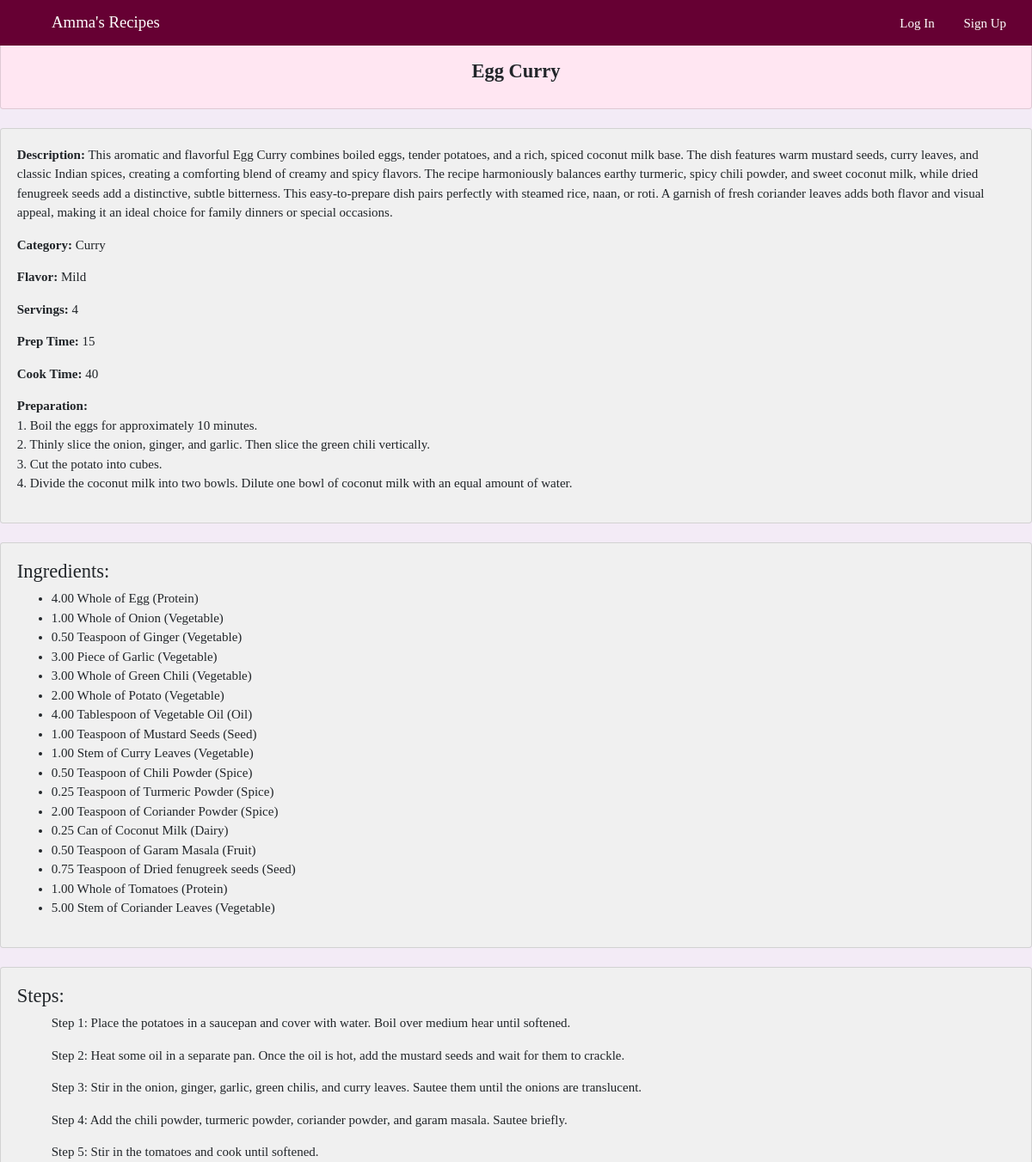
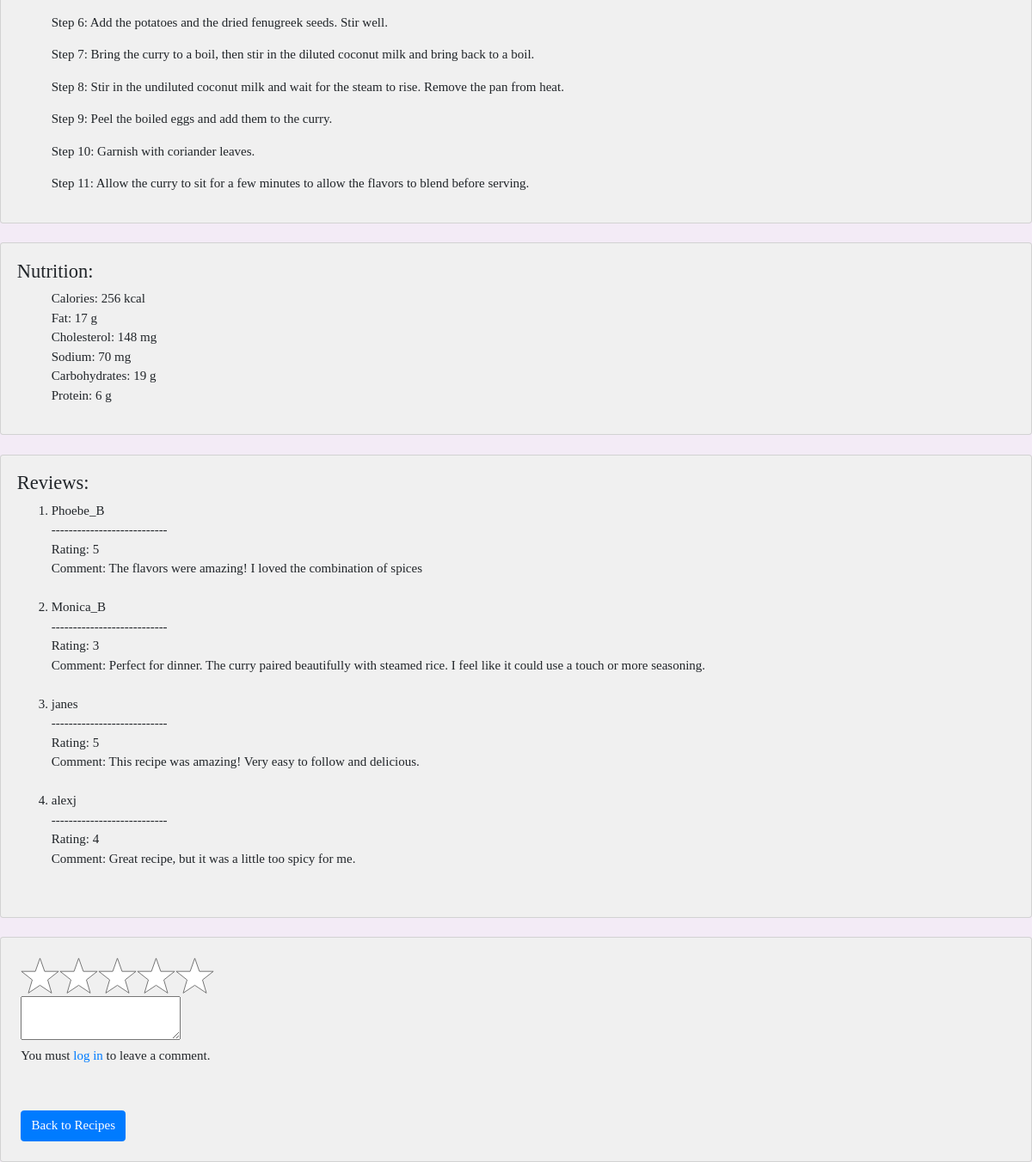
Page /site/view.php?recipe_ID=1 on the committed database (2 pictures, top to bottom).
### tables this page shows
CREATE TABLE Recipe (
    recipe_ID INT auto_increment,
    name VARCHAR(255) NOT NULL,
    description text NOT NULL,
    category ENUM('Breakfast', 'Lunch/Dinner', 'Snack', 'Dessert', 'Drink', 'Appetizer', 'Curry'),
    flavor ENUM('Sweet', 'Sour', 'Salty', 'Bitter', 'Umami', 'Mild', 'Spicy'),
    servings INT NOT NULL,
    prep_time INT,
    cook_time INT NOT NULL,
    preparation text,
    PRIMARY KEY(recipe_ID)
);

CREATE TABLE Recipe_Ingredient (
recipe_ID INT NOT NULL, 
ingredient_ID INT NOT NULL,
quantity DECIMAL(4, 2) NOT NULL, 
unit ENUM('Teaspoon', 'Tablespoon', 'Cup', 'Milliliter', 'Liter', 'Gram', 'Kilogram', 'Ounce', 'Pound', 'Piece', 'Whole', 'Slice', 'Pinch', 'Stem', 'Can') NOT NULL, 
PRIMARY KEY (recipe_ID, ingredient_ID), 
FOREIGN KEY (recipe_ID) REFERENCES Recipe(recipe_ID) ON DELETE CASCADE,
FOREIGN KEY (ingredient_ID) REFERENCES Ingredient(ingredient_ID) ON DELETE CASCADE ON UPDATE CASCADE
);

CREATE TABLE Ingredient(
    ingredient_ID INT auto_increment PRIMARY KEY,
    ingredient_name VARCHAR(255) NOT NULL,
    food_grp ENUM('Fruit', 'Vegetable', 'Grain', 'Protein', 'Dairy', 'Sugar', 'Oil', 'Beverage', 'Spice', 'Seed', 'Salt')
);

CREATE TABLE Step(
    step_ID INT auto_increment PRIMARY KEY,
    recipe_ID INT NOT NULL,
    step_num INT NOT NULL,
    direction VARCHAR(255) NOT NULL,
    FOREIGN KEY (recipe_ID) 
        REFERENCES Recipe(recipe_ID)
        ON DELETE CASCADE
        ON UPDATE CASCADE
);

CREATE TABLE Nutrition (
recipe_ID INT NOT NULL,
calories INT NOT NULL, 
fat INT NOT NULL,
cholesterol INT NOT NULL, 
sodium INT NOT NULL, 
carbohydrate INT NOT NULL,
protein INT NOT NULL, 
PRIMARY KEY (recipe_ID),
FOREIGN KEY (recipe_ID) REFERENCES Recipe(recipe_ID) ON DELETE CASCADE ON UPDATE CASCADE
);

CREATE TABLE Review (
review_ID INT AUTO_INCREMENT PRIMARY KEY,
recipe_ID INT NOT NULL, 
user_ID INT NOT NULL, 
rating INT NOT NULL CHECK (rating BETWEEN 1 AND 5), 
comment VARCHAR(255) NULL, 
FOREIGN KEY (recipe_ID) REFERENCES Recipe(recipe_ID) ON DELETE CASCADE,
FOREIGN KEY (user_ID) REFERENCES User(user_ID) ON DELETE CASCADE
);

CREATE TABLE User (
user_ID INT AUTO_INCREMENT PRIMARY KEY, 
first_name VARCHAR(255) NOT NULL, 
last_name VARCHAR(255) NOT NULL, 
email VARCHAR(255) NOT NULL UNIQUE, 
user_name VARCHAR(255) NOT NULL UNIQUE,
password VARCHAR(255) NOT NULL,
CHECK (CHAR_LENGTH(password) > 10) 
);

### site/view.php (the view, shortened to what this page needs)
<?php
    include('config.php');
    include('header.php');
    if(isset($_GET['recipe_ID'])) {
        $recipe_id = mysqli_real_escape_string($conn, $_GET['recipe_ID']);
        $sql = "SELECT * FROM Recipe WHERE recipe_ID = $recipe_id";
        $result = mysqli_query($conn, $sql);
        if ($result) {
            $Recipe = mysqli_fetch_assoc($result);
        } else {
            echo "Error fetching recipe details: " . mysqli_error($conn);
        }
        $ingredient_sql = "
            SELECT i.ingredient_name, i.food_grp, ri.quantity, ri.unit
            FROM Recipe_Ingredient ri
            JOIN Ingredient i ON ri.ingredient_ID = i.ingredient_ID
            WHERE ri.recipe_ID = $recipe_id
        ";
        $ingredient_result = mysqli_query($conn, $ingredient_sql);
        if ($ingredient_result) {
            $Ingredients = mysqli_fetch_all($ingredient_result, MYSQLI_ASSOC);
        } else {
            echo "Error fetching ingredients: " . mysqli_error($conn);
        }
        $step_sql = "
            SELECT step_num, direction
            FROM Step
            WHERE recipe_ID = $recipe_id
            ORDER BY step_num
        ";
        $step_result = mysqli_query($conn, $step_sql);
        if ($step_result) {
            $Steps = mysqli_fetch_all($step_result, MYSQLI_ASSOC);
        } else {
            echo "Error fetching steps: " . mysqli_error($conn);
        }
        $nutrition_sql = "
            SELECT * FROM Nutrition WHERE recipe_ID = $recipe_id
        ";
        $nutrition_result = mysqli_query($conn, $nutrition_sql);
        if ($nutrition_result) {
            $Nutrition = mysqli_fetch_all($nutrition_result, MYSQLI_ASSOC);
        } else {
            echo "Error fetching nutrition: " . mysqli_error($conn);
        }
        $review_sql = "
            SELECT r.rating, r.comment, u.user_name
            FROM Review r
            JOIN User u ON r.user_ID = u.user_ID
            WHERE r.recipe_ID = $recipe_id
        ";
        $review_result = mysqli_query($conn, $review_sql);
        if ($review_result) {
            $Review = mysqli_fetch_all($review_result, MYSQLI_ASSOC);
        } else {
            echo "Error fetching reviews: " . mysqli_error($conn);
        }
    }
?>
<!DOCTYPE html>
<html lang="en">
<head>
    <div class="card mt-4" style="background-color: #ffe6f2;">
        <?php if($Recipe): ?>
            <br><br><h4 style="text-align: center; font-weight: bold;"><?php echo htmlspecialchars($Recipe['name']); ?></h4><br>
        <?php endif; ?>
    </div>
</head>
<body>
    <?php if($Recipe): ?>
            <div class="card mt-4">
                <div class="card-body">
                    <p><strong>Description:</strong> <?php echo htmlspecialchars($Recipe['description']); ?></p>
                    <p><strong>Category:</strong> <?php echo htmlspecialchars($Recipe['category']); ?></p>
                    <p><strong>Flavor:</strong> <?php echo nl2br(htmlspecialchars($Recipe['flavor'])); ?></p>
                    <p><strong>Servings:</strong> <?php echo nl2br(htmlspecialchars($Recipe['servings'])); ?></p>
                    <p><strong>Prep Time:</strong> <?php echo nl2br(htmlspecialchars($Recipe['prep_time'])); ?></p>
                    <p><strong>Cook Time:</strong> <?php echo nl2br(htmlspecialchars($Recipe['cook_time'])); ?></p>
                    <p><strong>Preparation:</strong> <?php echo nl2br(htmlspecialchars($Recipe['preparation'])); ?></p>
                </div>
            </div>
        <?php endif; ?>
    <?php if (!empty($Ingredients)): ?>
        <div class="card mt-4">
            <div class="card-body">
                <h4>Ingredients:</h4>
                <ul>
                    <?php foreach($Ingredients as $ingredient): ?>
                        <li>
                            <?php echo htmlspecialchars($ingredient['quantity']); ?>
                            <?php echo htmlspecialchars($ingredient['unit']); ?>
                            of <?php echo htmlspecialchars($ingredient['ingredient_name']); ?>
                            (<?php echo htmlspecialchars($ingredient['food_grp']); ?>)
                        </li>
                    <?php endforeach; ?>
                </ul>
            </div>
        </div>
    <?php else: ?>
    <?php endif; ?>
    <?php if (!empty($Steps)): ?>
        <div class="card mt-4">
            <div class="card-body">
                <h4>Steps:</h4>
                <ol>
                    <?php foreach($Steps as $step): ?>
                        <p>
                            Step <?php echo htmlspecialchars($step['step_num']); ?>:
                            <?php echo nl2br(htmlspecialchars($step['direction'])); ?>
                    </p>
                    <?php endforeach; ?>
                </ol>
            </div>
        </div>
    <?php else: ?>
    <?php endif; ?>
    <?php if (!empty($Nutrition)): ?>
        <div class="card mt-4">
            <div class="card-body">
                <h4>Nutrition:</h4>
                <ul>
                    <?php foreach($Nutrition as $nutrition): ?>
                        <p>
                            Calories: <?php echo htmlspecialchars($nutrition['calories']); ?> kcal <br>
                            Fat: <?php echo htmlspecialchars($nutrition['fat']); ?> g <br>
                            Cholesterol: <?php echo htmlspecialchars($nutrition['cholesterol']); ?> mg <br>
                            Sodium: <?php echo htmlspecialchars($nutrition['sodium']); ?> mg <br>
                            Carbohydrates: <?php echo htmlspecialchars($nutrition['carbohydrate']); ?> g <br>
                            Protein: <?php echo htmlspecialchars($nutrition['protein']); ?> g
                    </p>
                    <?php endforeach; ?>
                    </ul>
            </div>
        </div>
    <?php else: ?>
    <?php endif; ?>
    <div class="card mt-4">
        <div class="card-body">
            <h4>Reviews:</h4>
            <?php if (!empty($Review)): ?>
                        <ol>
                            <?php foreach($Review as $review): ?>
                                <li>
                                    <?php echo htmlspecialchars($review['user_name']); ?><br>
                                    ---------------------------<br>
                                    Rating: <?php echo htmlspecialchars($review['rating']); ?><br>
                                    Comment: <?php echo nl2br(htmlspecialchars($review['comment'])); ?><br><br>
                                </li>
                            <?php endforeach; ?>
                        </ol>
            <?php else: ?>
                <p style="padding:10px">No reviews yet! Be the first to leave a review!</p>
            <?php endif; ?>
        </div>
    </div>
    <div class="card mt-4">
        <div class="card-body">
            <form method='POST' action="">
                <fieldset class="star-rating">
                    <div>
                        <label for="rating1"><span>1</span></label>
                        <label for="rating2"><span>2</span></label>
                        <label for="rating3"><span>3</span></label>
                        <label for="rating4"><span>4</span></label>
                        <label for="rating5"><span>5</span></label>
                    </div>
                    <textarea name='message'></textarea>
                    <?php if (!isset($_SESSION["loggedin"]) || $_SESSION["loggedin"] !== true): ?>
                    <p>You must <a href="login.php?redirect_to=index.php<?php echo urlencode($_SERVER['REQUEST_URI']); ?>">log in </a>to leave a comment.</p>
                    <?php else: ?>
                    <button name='commentSubmit' type='submit'>Comment</button>
                    <?php endif; ?>
                    </form>
                    <br><a href="index.php" class="btn btn-primary mt-3">Back to Recipes</a>
            </div>
    </div>
</body>
</html>

### site/header.php (shortened to what this page needs)
<!DOCTYPE html>
<html lang="en">
<head>
    <link rel="stylesheet" href="https://cdn.jsdelivr.net/npm/bootstrap@4.6.2/dist/css/bootstrap.min.css">
    <link rel="stylesheet" href="style.css">
</head>
<body>
<nav class="navbar navbar-expand-lg navbar-dark fixed-top" style="background-color: #660033;">
        <a class="navbar-brand ml-5" href="http://localhost/index.php">Amma's Recipes</a>
        <div class="collapse navbar-collapse" id="navbarSupportedContent">
        <div class="ml-auto">
            <a class="nav-link d-inline" style="color: white;" href="login.php">Log In</a>
            <a class="nav-link d-inline" style="color: white;" href="register.php">Sign Up</a>
        </div>
        </div>
</nav>
</body>
</html>

### site/style.css (style rules this page uses)
* { box-sizing: border-box; font-family:Cambria, Cochin, Georgia, Times, 'Times New Roman', serif; font-size: 15px; }
body { background-color: #F3EBF6; }
.card { background-color: rgb(240, 240, 240); }
:root { --star-rating-size: 3rem; --max-stars: 5; }
.star-rating { width: min-content; padding: 0.3rem; }
.star-rating>div { position: relative; height: var(--star-rating-size); width: calc(var(--star-rating-size) * var(--max-stars)); background-image: var(--unchecked-image); background-size: var(--star-rating-size) var(--star-rating-size); }
.star-rating label { position: absolute; height: 100%; background-size: var(--star-rating-size) var(--star-rating-size); }
.star-rating label:nth-of-type(1) { z-index: 10; width: calc(100% / var(--max-stars) * 1); }
.star-rating label:nth-of-type(2) { z-index: 9; width: calc(100% / var(--max-stars) * 2); }
.star-rating label:nth-of-type(3) { z-index: 8; width: calc(100% / var(--max-stars) * 3); }
.star-rating label:nth-of-type(4) { z-index: 7; width: calc(100% / var(--max-stars) * 4); }
.star-rating label:nth-of-type(5) { z-index: 6; width: calc(100% / var(--max-stars) * 5); }

### rows in the picture
recipe: name "Egg Curry", description "This aromatic and flavorful Egg Curry combines boiled eggs, tender potatoes, and a rich, spiced coconut milk base. The dish features warm mustard seeds, curry leaves, and classic Indian spices, creating a comforting blend of creamy and spicy flavors. The recipe harmoniously balances earthy turmeric, spicy chili powder, and sweet coconut milk, while dried fenugreek seeds add a distinctive, subtle bitterness. This easy-to-prepare dish pairs perfectly with steamed rice, naan, or roti. A garnish of fresh coriander leaves adds both flavor and visual appeal, making it an ideal choice for family dinners or special occasions.", category "Curry", flavor "Mild", servings "4", prep_time "15", cook_time "40", preparation "1. Boil the eggs for approximately 10 minutes. 2. Thinly slice the onion, ginger, and garlic. Then slice the green chili vertically. 3. Cut the potato into cubes. 4. Divide the coconut milk into two bowls. Dilute one bowl of coconut milk with an equal amount of water."
recipe_ingredient: quantity "4.00", unit "Whole", ingredient_ID.ingredient_name "Egg", ingredient_ID.food_grp "Protein"
recipe_ingredient: quantity "1.00", unit "Whole", ingredient_ID.ingredient_name "Onion", ingredient_ID.food_grp "Vegetable"
recipe_ingredient: quantity "0.50", unit "Teaspoon", ingredient_ID.ingredient_name "Ginger", ingredient_ID.food_grp "Vegetable"
recipe_ingredient: quantity "3.00", unit "Piece", ingredient_ID.ingredient_name "Garlic", ingredient_ID.food_grp "Vegetable"
recipe_ingredient: quantity "3.00", unit "Whole", ingredient_ID.ingredient_name "Green Chili", ingredient_ID.food_grp "Vegetable"
recipe_ingredient: quantity "2.00", unit "Whole", ingredient_ID.ingredient_name "Potato", ingredient_ID.food_grp "Vegetable"
recipe_ingredient: quantity "4.00", unit "Tablespoon", ingredient_ID.ingredient_name "Vegetable Oil", ingredient_ID.food_grp "Oil"
recipe_ingredient: quantity "1.00", unit "Teaspoon", ingredient_ID.ingredient_name "Mustard Seeds", ingredient_ID.food_grp "Seed"
recipe_ingredient: quantity "1.00", unit "Stem", ingredient_ID.ingredient_name "Curry Leaves", ingredient_ID.food_grp "Vegetable"
recipe_ingredient: quantity "0.50", unit "Teaspoon", ingredient_ID.ingredient_name "Chili Powder", ingredient_ID.food_grp "Spice"
recipe_ingredient: quantity "0.25", unit "Teaspoon", ingredient_ID.ingredient_name "Turmeric Powder", ingredient_ID.food_grp "Spice"
recipe_ingredient: quantity "2.00", unit "Teaspoon", ingredient_ID.ingredient_name "Coriander Powder", ingredient_ID.food_grp "Spice"
recipe_ingredient: quantity "0.25", unit "Can", ingredient_ID.ingredient_name "Coconut Milk", ingredient_ID.food_grp "Dairy"
recipe_ingredient: quantity "0.50", unit "Teaspoon", ingredient_ID.ingredient_name "Garam Masala", ingredient_ID.food_grp "Fruit"
recipe_ingredient: quantity "0.75", unit "Teaspoon", ingredient_ID.ingredient_name "Dried fenugreek seeds", ingredient_ID.food_grp "Seed"
recipe_ingredient: quantity "1.00", unit "Whole", ingredient_ID.ingredient_name "Tomatoes", ingredient_ID.food_grp "Protein"
recipe_ingredient: quantity "5.00", unit "Stem", ingredient_ID.ingredient_name "Coriander Leaves", ingredient_ID.food_grp "Vegetable"
step: step_num "1", direction "Place the potatoes in a saucepan and cover with water. Boil over medium hear until softened."
step: step_num "2", direction "Heat some oil in a separate pan. Once the oil is hot, add the mustard seeds and wait for them to crackle."
step: step_num "3", direction "Stir in the onion, ginger, garlic, green chilis, and curry leaves. Sautee them until the onions are translucent."
step: step_num "4", direction "Add the chili powder, turmeric powder, coriander powder, and garam masala. Sautee briefly."
step: step_num "5", direction "Stir in the tomatoes and cook until softened."
step: step_num "6", direction "Add the potatoes and the dried fenugreek seeds. Stir well."
step: step_num "7", direction "Bring the curry to a boil, then stir in the diluted coconut milk and bring back to a boil."
step: step_num "8", direction "Stir in the undiluted coconut milk and wait for the steam to rise. Remove the pan from heat."
step: step_num "9", direction "Peel the boiled eggs and add them to the curry."
step: step_num "10", direction "Garnish with coriander leaves."
step: step_num "11", direction "Allow the curry to sit for a few minutes to allow the flavors to blend before serving."
nutrition: calories "256", fat "17", cholesterol "148", sodium "70", carbohydrate "19", protein "6"
review: user_ID.user_name "Phoebe_B", rating "5", comment "The flavors were amazing! I loved the combination of spices"
review: user_ID.user_name "Monica_B", rating "3", comment "Perfect for dinner. The curry paired beautifully with steamed rice. I feel like it could use a touch or more seasoning."
review: user_ID.user_name "janes", rating "5", comment "This recipe was amazing! Very easy to follow and delicious."
review: user_ID.user_name "alexj", rating "4", comment "Great recipe, but it was a little too spicy for me."
